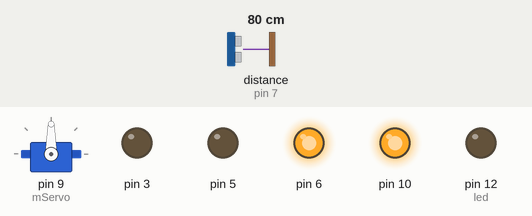
This sketch was run on a simulated Arduino Uno, built with avr-gcc and run on an emulated ATmega328P. Parts: servo, output pins drawn as LEDs (lit = HIGH). The test bench sets the inputs (shaded band); at power-on: distance to the obstacle (sensor on pin 7) 80 cm. The echo pulse lasts 58.3 µs per cm; pins used as bus, display or sensor lines are not drawn.

Above: at 0.05 s.
At 9.05 s:
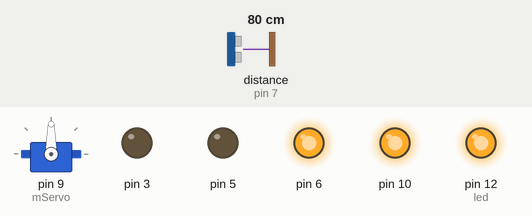
At 10.3 s:
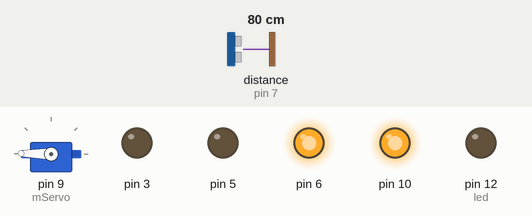
At 11.6 s:
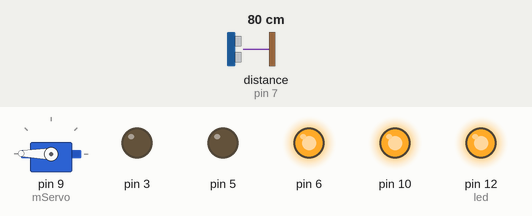
At 14.15 s:
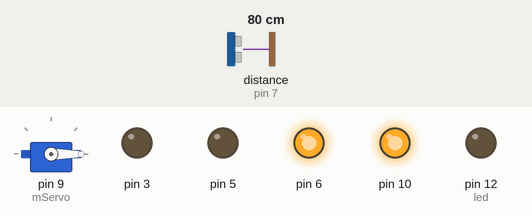
At 19.3 s:
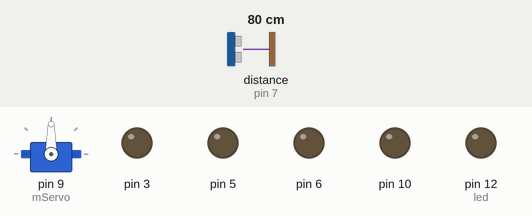
Timing chart, 0 to 22.2 s (numbered marks = the images above):
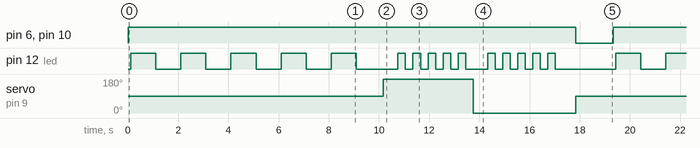

Measured:
- by itself, pin 6, pin 10: alternates HIGH for 17.8 s and LOW for 1.5 s
- by itself, pin 12 (led): moves between LOW and HIGH, repeating every 19.3 s
- by itself, servo on pin 9 (mServo): 90° → 179° at 10.2 s, → 0° 3.6 s later, → 90° 4.1 s later, → 179° 11.7 s later, … (6 changes in this stretch)

The sketch:

RollingRelease_3.ino
```cpp
#include<Servo.h>

Servo mServo;
int left,right;
int led=12;           //attach an LED to pin 12

class Movement
{
  int a1,a2,b1,b2;
public:
  Movement(int a,int b,int c,int d)
  {
    b2 = a;
    a2 = b;
    b1 = c;
    a1 = d;

    pinMode(a,OUTPUT);
    pinMode(b,OUTPUT);

    pinMode(c,OUTPUT);
    pinMode(d,OUTPUT);
  }
  void reset()
  {
    digitalWrite(b1,LOW);
    digitalWrite(a1,LOW);
    digitalWrite(a2,LOW);
    digitalWrite(b2,LOW);

  }
  void turnLeft()
  {
    digitalWrite(b1,HIGH);
    digitalWrite(a1,LOW);
    digitalWrite(a2,HIGH);
    digitalWrite(b2,LOW);
  }
  void turnRight()
  {
    digitalWrite(a1,HIGH);
    digitalWrite(b1,LOW);
    digitalWrite(a2,LOW);
    digitalWrite(b2,HIGH);
  }
  void goForward()
  {
    digitalWrite(b1,HIGH);
    digitalWrite(b2,LOW);
    digitalWrite(a1,HIGH);
    digitalWrite(a2,LOW);
  }
  void goBackward()
  {
    digitalWrite(b1,LOW);
    digitalWrite(b2,HIGH);
    digitalWrite(a1,LOW);
    digitalWrite(a2,HIGH);
  }
};

void blinklow()
{
  for(int i=0;i<5;i++)
  {
    digitalWrite(led, HIGH);   // turn the LED on (HIGH is the voltage level)
    delay(1000);               // wait for a second
    digitalWrite(led, LOW);    // turn the LED off by making the voltage LOW
    delay(1000);
  }
}

void blinkhigh()
{
  for(int i=0;i<5;i++)
  {
    digitalWrite(led, HIGH);   // turn the LED on (HIGH is the voltage level)
    delay(300);               // wait for a second
    digitalWrite(led, LOW);    // turn the LED off by making the voltage LOW
    delay(300);
  }
}

int echo,trigger;
int setPorts(int ec,int tr)
{
  echo = ec;
  trigger = tr;
  pinMode(ec,INPUT);
  pinMode(tr,OUTPUT);

}


int getDistance()
{
  int sum=0;
  for(int i=0;i<15;i++)
  {
    digitalWrite(trigger,HIGH);
    delayMicroseconds(15);
    digitalWrite(trigger,LOW);
    int a = pulseIn(echo,HIGH);
    a/=58;
    sum+=a;
  }
  return sum/15;
}


Movement motor (3,5,6,10);
void setup()
{
  mServo.attach(9);
  pinMode(led,OUTPUT);
  setPorts(7,8);

}
void loop()
{								//create a function to check distance
								//invoke the function at begining

  motor.goForward();
  delay(100);
  blinklow();
  int a = getDistance();
  if(a>=0 && a<=200)
  {
    mServo.write(179);
    delay(500);
    right=getDistance();
    blinkhigh();

    mServo.write(0);
    delay(500);
    left=getDistance();
    blinkhigh();

    delay(500);
  }

  if(left<right && (right-left)>=5) {
    motor.turnRight();
    delay(1000);
    motor.reset();
  }

  else if(left>right && (left-right)>=5)
  {
    motor.turnLeft();
    delay(1000);

    motor.reset();
  }
  else
  {
    motor.reset();
    mServo.write(90);            //Replace the currentAngle with 90
    delay(500);
  }
  delay(1000);
}
```
